Frame 1 (no input): blank canvas, image omitted
Frame 60 (the mouse pressed at the canvas centre just before this capture): blank canvas, image omitted
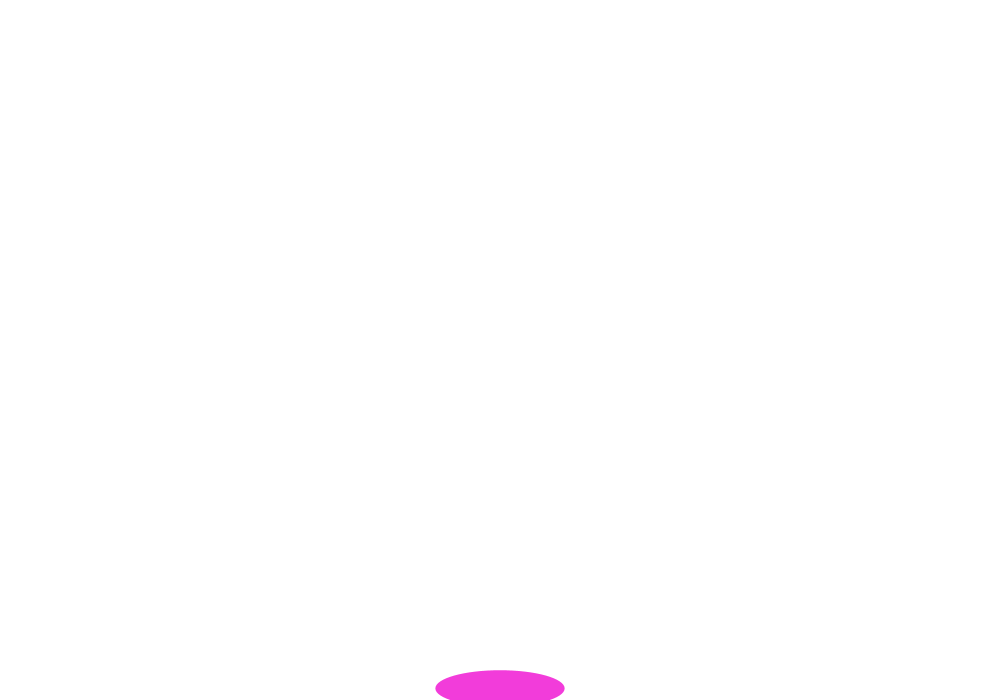
Frame 120 (the mouse held since frame 60 and released just before this capture)

The Processing sketch whose frames 1 and 60 were blank and that drew this single picture after the mouse press (run headless with seeded random() and noise(); from frame 60 on, the mouse is pressed at the canvas centre):

// Processing sketch: processing_24549
// ── processing_24549.pde

ArrayList balls;

//float X;
//float Y;

void setup() {
  size(1000,700);
  smooth();
  noStroke();
  
  balls = new ArrayList();
  
//  balls.add(new Ball(width/2, 0, 48));
}

void draw()
{
  background(255);
 
  for (int i = balls.size() - 1; i >= 0; i--)
  {
    Ball ball = (Ball) balls.get(i);
    ball.move();
    ball.display();   
    

  }
  
}
 
void mousePressed() {
//    balls.add(new Ball(mouseX, mouseY, ballWidth) );
  balls.add(new Ball(mouseX, mouseY ) );
  
}


class Ball {
  float X;
  float Y;
  float w = random(width/5);
  float h = random(height/5);
  
  float gspeed = 0; // gravity speed
  float yspeed = 0; // height speed
  
  float r = random(255);
  float g = random(255);
  float b = random(255);

  Ball(float xmouse, float ymouse) {
    X = xmouse;
    Y = ymouse;
    gspeed = 0.2;
    yspeed = 0;
  }
  
  void move() {
    yspeed = yspeed + gspeed;
    Y = Y + yspeed;
    
    if ( Y>height )
    {
      yspeed = yspeed * -1;      
      Y = height;      
    }
  }
  
  void display() {
    fill(r,g,b);
//    stroke(0);
    ellipse(X, Y, w, h);
  }
}
